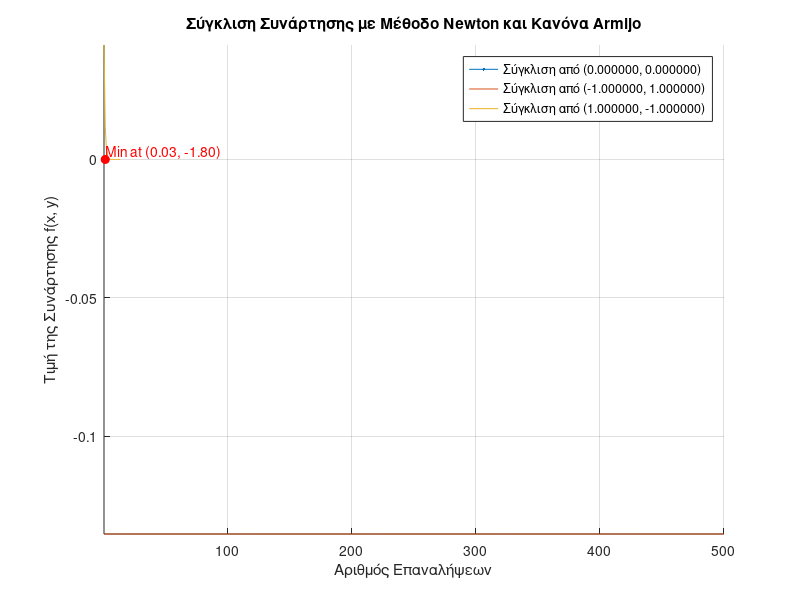

Reproduce this figure in MATLAB.
% Ορισμός της συνάρτησης f(x, y) και του gradient και Hessian
f = @(x) x(1)^5 * exp(-x(1)^2 - x(2)^2); % Συναρτηση f(x, y)
% Υπολογισμός του gradient (παράγωγοι)
grad_f = @(x) [5*x(1)^4 * exp(-x(1)^2 - x(2)^2) - 2*x(1)^6 * exp(-x(1)^2 - x(2)^2); ...
               -2*x(1)^5 * x(2) * exp(-x(1)^2 - x(2)^2)];
% Υπολογισμός του Hessian (δευτέρες παράγωγοι)
hessian_f = @(x) [20*x(1)^3 * exp(-x(1)^2 - x(2)^2) - 12*x(1)^5 * exp(-x(1)^2 - x(2)^2), ...
                  -10*x(1)^4 * x(2) * exp(-x(1)^2 - x(2)^2);
                  -10*x(1)^4 * x(2) * exp(-x(1)^2 - x(2)^2), ...
                  -2*x(1)^5 * exp(-x(1)^2 - x(2)^2) - 2*x(1)^5 * exp(-x(1)^2 - x(2)^2)];
% Σημεία εκκίνησης
initial_points = [0, 0; -1, 1; 1, -1];
% Υλοποίηση της μεθόδου Newton με τον κανόνα Armijo
epsilon = 1e-6; % Όριο σύγκλισης
max_iter = 500; % Μέγιστος αριθμός επαναλήψεων
% Ανοίγουμε το διάγραμμα
figure;
hold on;
% Σταθερές για τον κανόνα Armijo
alpha = 0.1; % Σταθερά για τον κανόνα Armijo
beta = 0.7; % Σταθερά για την προσαρμογή του βήματος
% Σημεία για τα ελάχιστα και τις τιμές
min_points = [];
min_f_values = [];
% Ενεργοποίηση των σημείων εκκίνησης για το legend
plot_handles = [];
for i = 1:size(initial_points, 1)
    x = initial_points(i, :)';
    f_values = []; % Για να αποθηκεύσουμε τις τιμές της συνάρτησης κατά την πορεία
    converged = false; % Έλεγχος αν συγκλίνουμε
    for k = 1:max_iter
        grad = grad_f(x); % Υπολογισμός του gradient
        H = hessian_f(x); % Υπολογισμός του Hessian
        
        % Υπολογισμός του βήματος Newton: d = -H^-1 * grad
        d = -inv(H) * grad;
        
        % Υπολογισμός του βήματος γ βάσει του κανόνα Armijo
        gamma = 1; % Αρχική τιμή του γ
        while f(x + gamma * d) > f(x) + alpha * gamma * grad' * d
            gamma = beta * gamma; % Μείωση του βήματος γ
        end
        
        % Ενημερώνουμε την τιμή του x με το βήμα γ
        x = x + gamma * d;
        
        % Αποθηκεύουμε την τιμή της συνάρτησης για σύγκριση
        f_values = [f_values; f(x)];
        
        % Έλεγχος σύγκλισης
        if norm(grad) < epsilon
            converged = true; % Αν συγκλίνει
            % Αποθήκευση του σημείου του ελάχιστου και της τιμής της συνάρτησης
            min_points = [min_points; x'];
            min_f_values = [min_f_values; f(x)];
            % Εκτύπωση σύγκλισης και αριθμού επαναλήψεων στην κονσόλα
            fprintf('Μέθοδος Newton με Armijo: Αρχικό σημείο: (%f, %f), Σύγκλιση σε (%f, %f) σε %d επαναλήψεις.\n', ...
                initial_points(i, 1), initial_points(i, 2), x(1), x(2), k);
            break; % Σταματάμε αν συγκλίνει
        end
    end
    
    if ~converged
        fprintf('Μέθοδος Newton με Armijo: Αρχικό σημείο: (%f, %f) ΔΕΝ συγκλίνει εντός των %d επαναλήψεων.\n', ...
            initial_points(i, 1), initial_points(i, 2), max_iter);
    end
    
    % Εμφανίζουμε τη σύγκλιση της συνάρτησης στο διάγραμμα
    h = plot(1:length(f_values), f_values, 'DisplayName', sprintf('Σύγκλιση από (%f, %f)', initial_points(i, 1), initial_points(i, 2)));
    plot_handles = [plot_handles, h]; % Καταγραφή του handle για το legend
end
% Εμφάνιση των σημείων του τοπικού ελαχίστου
for i = 1:size(min_points, 1)
    plot(i, min_f_values(i), 'ro', 'MarkerFaceColor', 'r'); % Κόκκινο σημείο για το τοπικό ελάχιστο
    text(i, min_f_values(i), sprintf('Min at (%.2f, %.2f)', min_points(i, 1), min_points(i, 2)), ...
         'Color', 'r', 'VerticalAlignment', 'bottom', 'HorizontalAlignment', 'left');
end
xlabel('Αριθμός Επαναλήψεων');
ylabel('Τιμή της Συνάρτησης f(x, y)');
title('Σύγκλιση Συνάρτησης με Μέθοδο Newton και Κανόνα Armijo');
% Ενημέρωση του legend χωρίς να εμφανίζονται περιττά σημεία
legend(plot_handles, 'Location', 'best');
axis tight; % Αυτό διασφαλίζει ότι όλα τα σημεία θα εμφανίζονται στο διάγραμμα
grid on;
hold off;